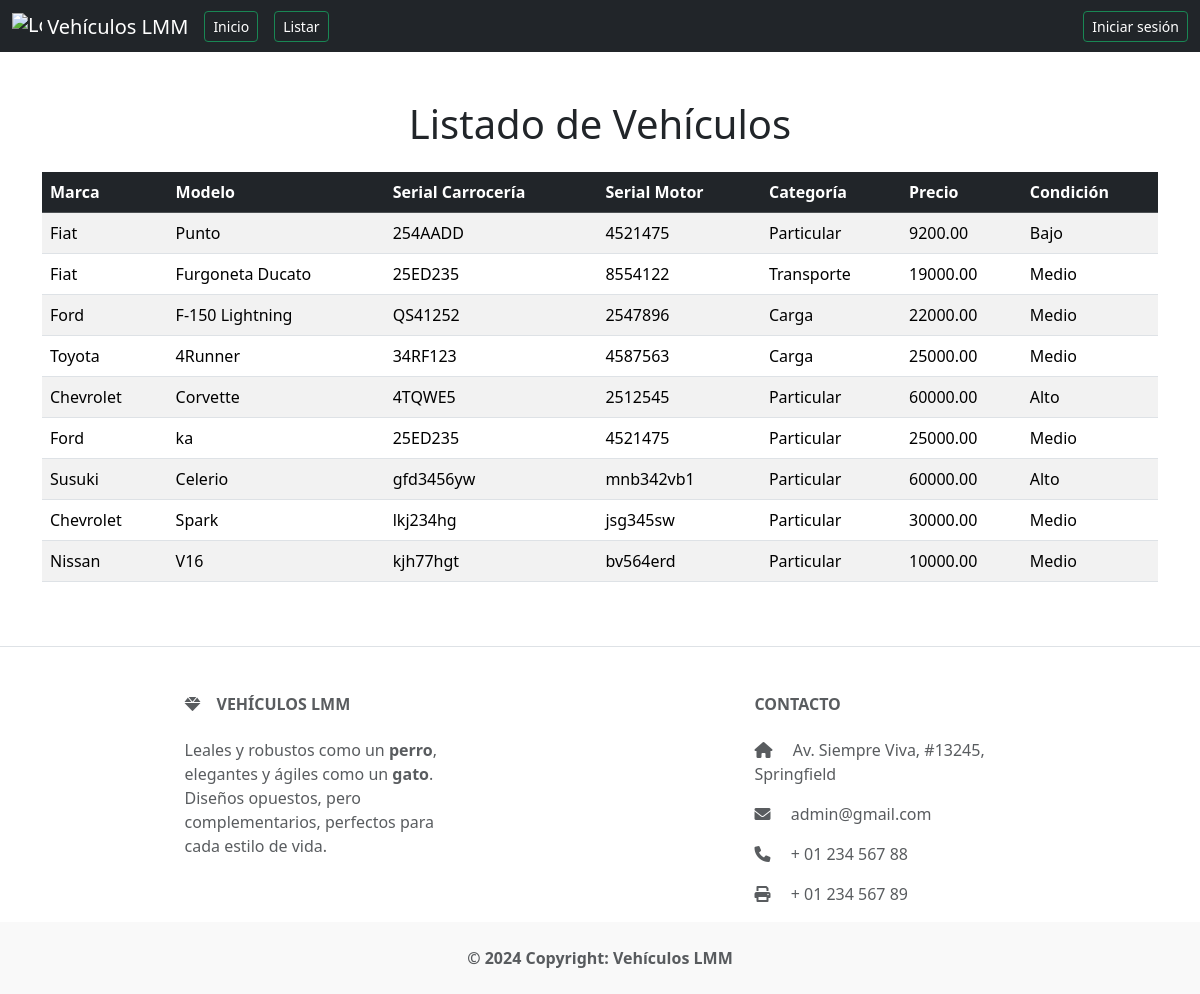
Before: /vehiculo/listado2/ with the older database file.
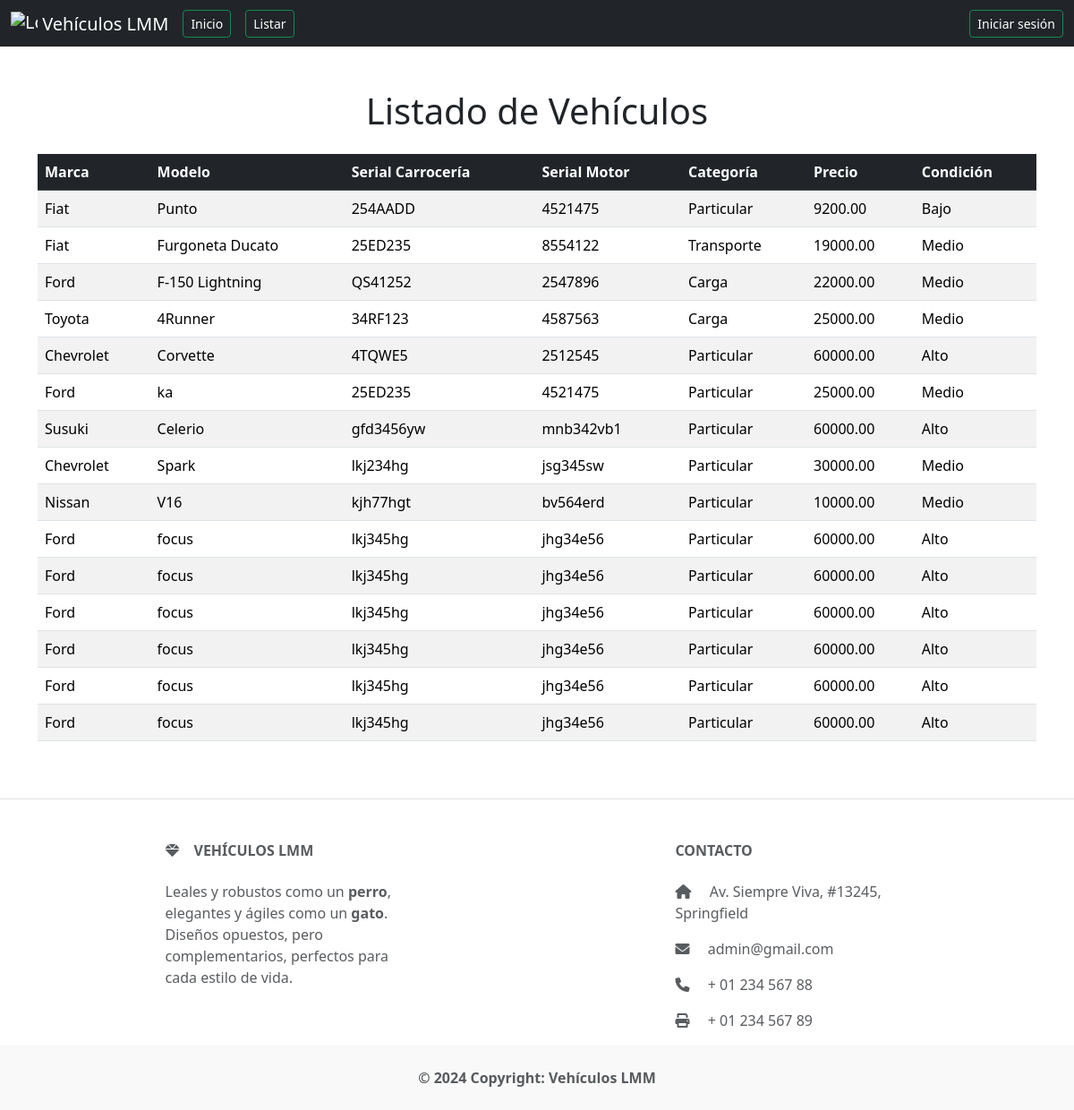
After: the same page with the newer database file.
### vehiculo/models.py (models this page shows, shortened)
class CarModel(models.Model):
    marca = models.CharField(max_length=20, default="Ford")
    modelo = models.CharField(max_length=100)
    serial_carroceria = models.CharField(max_length=50)
    serial_motor = models.CharField(max_length=50)
    categoria = models.CharField(max_length=20, default="Particular")
    precio = models.DecimalField(max_digits=10, decimal_places=2)
    creado = models.DateTimeField(auto_now_add=True)
    modificado = models.DateTimeField(auto_now=True)
    def condicion_precio(self):
        if self.precio < 10000:
            return "Bajo"
        elif 10000 <= self.precio <= 30000:
            return "Medio"
        else:
            return "Alto"
    class Meta:
                permissions = (
                ("es_miembro_1", "Es miembro con prioridad 1"),
                ("development", "Puede desarrollar"),
                ("scrum_master", "Es Scrum Master"),
                ("product_owner", "Es Product Owner"),
                ("visualizar_catalogo", "Puede visualizar Catálogo de Vehículos"),
                ("add", "Can add vehiculo model"),
                )

### vehiculo/views.py (the view)
# urls.py: path('listado2/', ListadoView2.as_view(), name="listado2"),
class ListadoView2(ListView):
    model = CarModel
    template_name = "listado2.html"
    context_object_name = 'vehiculos'

### templates/listado2.html (shortened to what this page needs)
{% extends 'base.html' %}
{% load bootstrap5 %}
{% block content %}
<!DOCTYPE html>
<html lang="en">
<head>
</head>
<body>
    {% include "menu2.html" %}
    <div class="container mt-5">
        <h1 class="text-center mb-4">Listado de Vehículos</h1>
        <table class="table table-striped table-hover">
            <thead class="table-dark">
                <tr>
                    <th>Marca</th>
                    <th>Modelo</th>
                    <th>Serial Carrocería</th>
                    <th>Serial Motor</th>
                    <th>Categoría</th>
                    <th>Precio</th>
                    <th>Condición</th>
                </tr>
            </thead>
            <tbody>
                {% for vehiculo in vehiculos %}
                <tr>
                    <td>{{ vehiculo.marca }}</td>
                    <td>{{ vehiculo.modelo }}</td>
                    <td>{{ vehiculo.serial_carroceria }}</td>
                    <td>{{ vehiculo.serial_motor }}</td>
                    <td>{{ vehiculo.categoria }}</td>
                    <td>{{ vehiculo.precio }}</td>
                    <td>{{ vehiculo.condicion_precio }}</td>
                </tr>
                {% empty %}
                <tr>
                    <td colspan="6" class="text-center">No hay vehículos disponibles</td>
                </tr>
                {% endfor %}
            </tbody>
        </table>
    </div>
    {% include "footer.html" %}
    {% endblock %}

Changed rows visible on the page:
added CarModel: marca "Ford", modelo "focus", serial_carroceria "lkj345hg", serial_motor "jhg34e56", categoria "Particular", precio "60000.00", condicion_precio "Alto"
added CarModel: marca "Ford", modelo "focus", serial_carroceria "lkj345hg", serial_motor "jhg34e56", categoria "Particular", precio "60000.00", condicion_precio "Alto"
added CarModel: marca "Ford", modelo "focus", serial_carroceria "lkj345hg", serial_motor "jhg34e56", categoria "Particular", precio "60000.00", condicion_precio "Alto"
added CarModel: marca "Ford", modelo "focus", serial_carroceria "lkj345hg", serial_motor "jhg34e56", categoria "Particular", precio "60000.00", condicion_precio "Alto"
added CarModel: marca "Ford", modelo "focus", serial_carroceria "lkj345hg", serial_motor "jhg34e56", categoria "Particular", precio "60000.00", condicion_precio "Alto"
added CarModel: marca "Ford", modelo "focus", serial_carroceria "lkj345hg", serial_motor "jhg34e56", categoria "Particular", precio "60000.00", condicion_precio "Alto"
